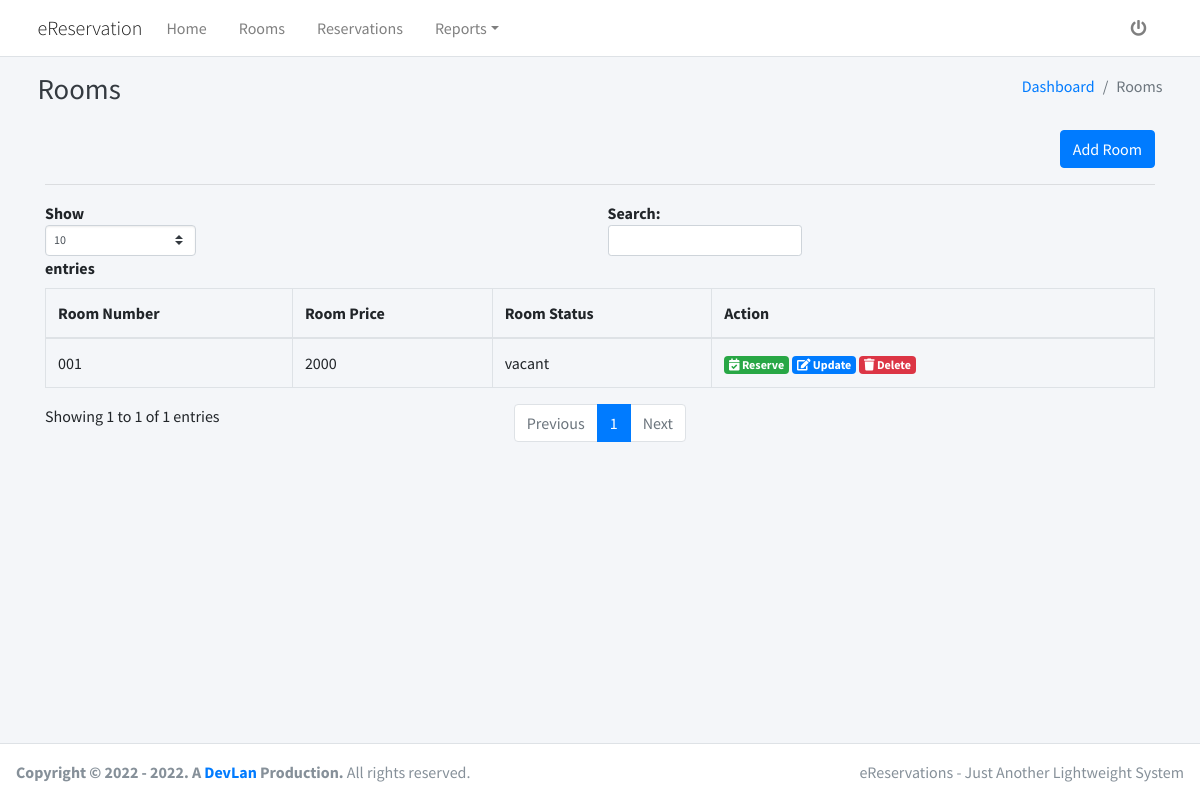
The app's page /views/rooms.php, older data.
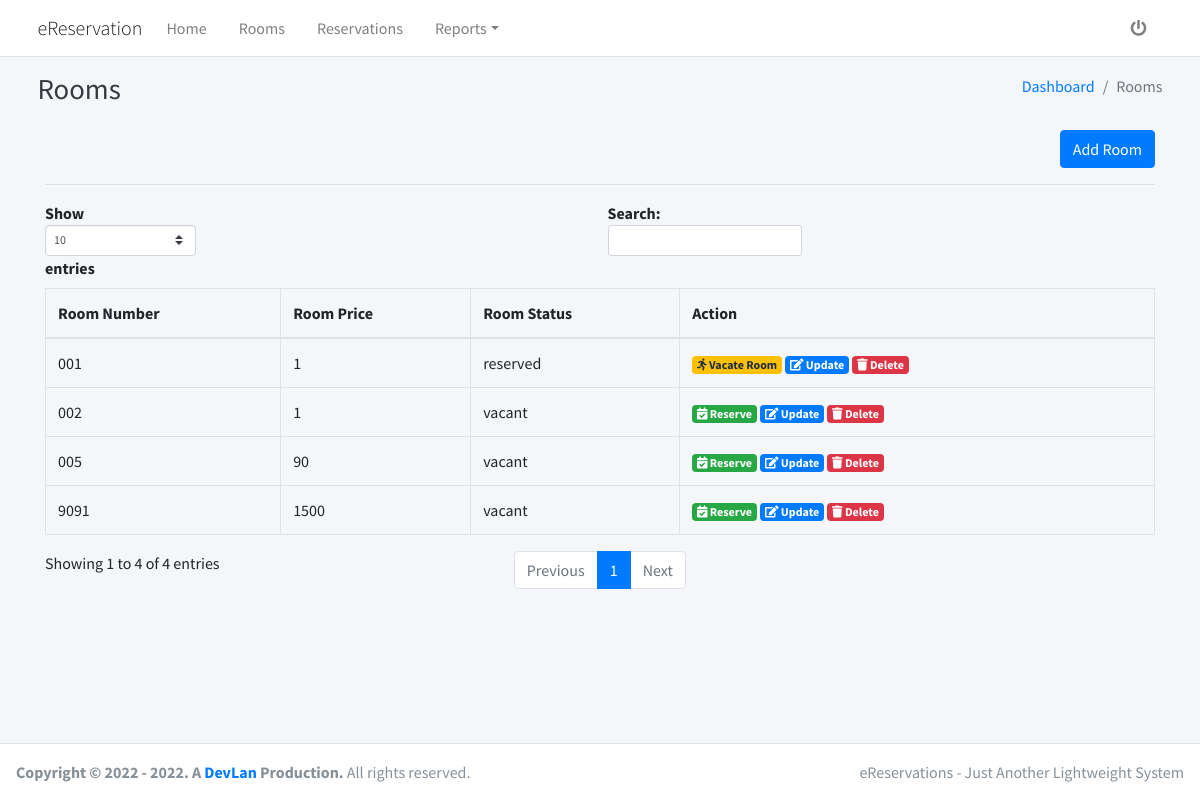
The same page, newer data.
### tables this page shows
CREATE TABLE `rooms` (
  `room_id` varchar(200) NOT NULL,
  `room_number` varchar(200) NOT NULL,
  `room_price` varchar(200) NOT NULL,
  `room_status` varchar(200) NOT NULL DEFAULT 'vacant'
);

### views/rooms.php (the view, shortened to what this page needs)
<?php
require_once('../partials/head.php');
require_once('../config/config.php');
?>
<body class="hold-transition layout-top-nav">
    <div class="wrapper">
        <?php require_once('../partials/nav.php'); ?>
        <div class="content-wrapper">
            <div class="content-header">
                <div class="container">
                    <div class="row mb-2">
                        <div class="col-sm-6">
                            <h1 class="m-0 text-dark"> Rooms </h1>
                        </div>
                        <div class="col-sm-6">
                            <ol class="breadcrumb float-sm-right">
                                <li class="breadcrumb-item"><a href="">Dashboard</a></li>
                                <li class="breadcrumb-item active">Rooms</li>
                            </ol>
                        </div>
                    </div>
                </div>
            </div>
            <div class="content">
                <div class="container">
                    <div class="container-fluid">
                        <div class="text-right">
                            <button type="button" class="btn btn-primary" data-toggle="modal" data-target="#add_modal">Add Room</button>
                        </div>
                        <hr>
                        <div class="row">
                            <div class="col-12">
                                <table id="" class="table table-bordered table-hover">
                                    <thead>
                                        <tr>
                                            <th>Room Number</th>
                                            <th>Room Price</th>
                                            <th>Room Status</th>
                                            <th>Action</th>
                                        </tr>
                                    </thead>
                                    <tbody>
                                        <?php
                                        $ret = "SELECT * FROM rooms";
                                        $stmt = $mysqli->prepare($ret);
                                        $stmt->execute();
                                        $res = $stmt->get_result();
                                        while ($room = $res->fetch_object()) {
                                        ?>
                                            <tr>
                                                <td><?php echo $room->room_number; ?></td>
                                                <td><?php echo $room->room_price; ?></td>
                                                <td><?php echo $room->room_status; ?></td>
                                                <td>
                                                    <?php
                                                    if ($room->room_status == 'vacant') { ?>
                                                        <a class="badge badge-success" href="reserve_room?room_id=<?php echo $room->room_id; ?>&room_price=<?php echo $room->room_price; ?>&room_number=<?php echo $room->room_number; ?>">
                                                            <i class="fas fa-calendar-check"></i>
                                                            Reserve
                                                        </a>
                                                    <?php } else { ?>
                                                        <a class="badge badge-warning" data-toggle="modal" href="#vacate-<?php echo $room->room_id; ?>">
                                                            <i class="fas fa-running"></i>
                                                            Vacate Room
                                                        </a>
                                                    <?php } ?>
                                                    <a class="badge badge-primary" data-toggle="modal" href="#edit-<?php echo $room->room_id; ?>">
                                                        <i class="fas fa-edit"></i>
                                                        Update
                                                    </a>
                                                    <a class="badge badge-danger" data-toggle="modal" href="#delete-<?php echo $room->room_id; ?>">
                                                        <i class="fas fa-trash"></i>
                                                        Delete
                                                    </a>
                                                </td>
                                            </tr>
                                        <?php } ?>
                                    </tbody>
                                </table>
                            </div>
                        </div>
                    </div>
                </div>
            </div>
        </div>
        <?php require_once('../partials/footer.php'); ?>
    </div>
</body>
</html>

Row changes from the older to the newer data that the page shows:
removed rooms: room_number "001", room_price "2000", room_status "vacant"
added rooms: room_number "002", room_price "1", room_status "vacant"
added rooms: room_number "005", room_price "90", room_status "vacant"
added rooms: room_number "001", room_price "1", room_status "reserved"
added rooms: room_number "9091", room_price "1500", room_status "vacant"
Text that changed along with them:
text written by a page script: "Show entries Search: Showing 1 to 1 of 1 entries Previous 1 Next" → "Show entries Search: Showing 1 to 4 of 4 entries Previous 1 Next"
